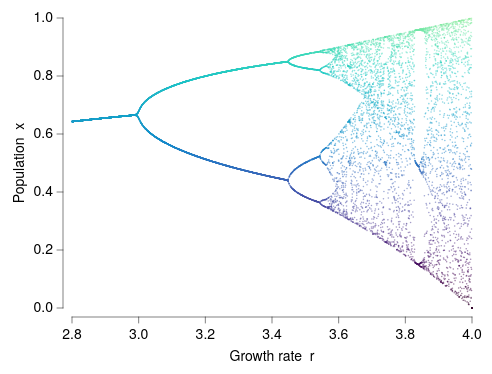

Vega-Lite specification stored for this chart:
### Vega-Lite specification from a JSON file in a GitHub repository (floating-point values rounded to 4 significant figures; data arrays with more than 128 entries replaced by an {"elided": "..."} marker saying what was removed)
{"background": null, "config": {"arc": {"fill": "#DBDBDB", "fillOpacity": 1.0, "innerRadius": 36.25, "padAngle": 0.03, "stroke": "black", "strokeOpacity": 1, "strokeWidth": 0.25}, "area": {"fill": "#DBDBDB", "fillOpacity": 1.0, "stroke": "black", "strokeOpacity": 1, "strokeWidth": 0.25}, "axis": {"domain": true, "domainCap": "round", "domainColor": "black", "domainWidth": 0.25, "grid": false, "gridCap": "round", "gridColor": "#F1F1F1", "gridDash": [0, 0], "gridOpacity": 1.0, "gridWidth": 0.25, "labelColor": "black", "labelFont": "Helvetica Neue, HelveticaNeue, Helvetica, Arial, sans-serif", "labelFontSize": 7, "labelFontStyle": "normal", "labelFontWeight": 400, "offset": 4.5, "ticks": true, "tickCap": "round", "tickColor": "black", "tickRound": false, "tickSize": 3, "tickWidth": 0.25, "titleColor": "black", "titleFont": "Helvetica Neue, HelveticaNeue, Helvetica, Arial, sans-serif", "titleFontSize": 7, "titleFontStyle": "normal", "titleFontWeight": 400}, "axisX": {"domain": true, "labelAlign": "center", "labelAngle": 0, "labels": true, "ticks": true, "translate": 0}, "axisY": {"domain": true, "labelAlign": "right", "labelAngle": 0, "labels": true, "ticks": true, "translate": 0}, "axisRight": {"domain": true, "labelAlign": "left", "labelAngle": 0, "labels": true, "ticks": true, "translate": 0}, "axisTop": {"domain": true, "labelAlign": "center", "labelAngle": 0, "labels": true, "ticks": true, "translate": 0}, "axisBand": {"tickOffset": 0}, "bar": {"fill": "#DBDBDB", "fillOpacity": 1.0, "stroke": "black", "strokeOpacity": 1, "strokeWidth": 0.25}, "boxplot": {"size": 13.05, "ticks": {"cornerRadius": 0.25, "fill": "black", "opacity": 1, "size": 6.525, "thickness": 0.25}, "box": {"fillOpacity": 1.0, "stroke": "black", "strokeOpacity": 1, "strokeWidth": 0.25}, "median": {"cornerRadius": 0, "fill": "black", "fillOpacity": 1.0, "opacity": 1, "size": 13.05, "thickness": 0.25}, "rule": {"fill": "black", "fillOpacity": 1.0, "size": 14.5, "stroke": "black", "strokeDash": [0, 0], "strokeOpacity": 1, "strokeWidth": 0.25}, "outliers": {"color": "black", "fill": "black", "fillOpacity": 1.0, "size": 0, "stroke": "black", "strokeOpacity": 1, "strokeWidth": 0.25}}, "circle": {"fill": "black", "fillOpacity": 1.0, "size": 1.812, "stroke": null, "strokeOpacity": 1, "strokeWidth": 0.25}, "errorband": {"band": {"fillOpacity": 0.6, "stroke": null, "strokeWidth": 0.25, "strokeOpacity": 1}, "borders": {"opacity": 0, "strokeOpacity": 0.25, "strokeWidth": 1}}, "errorbar": {"opacity": 1, "rule": {"strokeDash": [0, 0], "strokeWidth": 0.25}, "ticks": {"color": "black", "cornerRadius": 0.125, "opacity": 1, "size": 8.7, "thickness": 0.25}, "thickness": 0.25}, "font": "Helvetica Neue, HelveticaNeue, Helvetica, Arial, sans-serif", "geoshape": {"fill": "#DBDBDB", "fillOpacity": 1.0, "stroke": "black", "strokeOpacity": 1, "strokeWidth": 0.25}, "header": {"labelColor": "black", "labelFont": "Helvetica Neue, HelveticaNeue, Helvetica, Arial, sans-serif", "labelFontSize": 7, "labelFontStyle": "normal", "labelFontWeight": 400, "titleColor": "black", "titleFont": "Helvetica Neue, HelveticaNeue, Helvetica, Arial, sans-serif", "titleFontSize": 7, "titleFontStyle": "normal", "titleFontWeight": 400, "titlePadding": 0}, "legend": {"disable": false, "offset": 4.5, "titlePadding": 4, "labelOffset": 2, "gradientLabelOffset": 2, "gradientLength": 72.5, "gradientThickness": 7.25, "gradientOpacity": 1.0, "gradientStrokeColor": "black", "gradientStrokeWidth": 0.25, "labelColor": "black", "labelFont": "Helvetica Neue, HelveticaNeue, Helvetica, Arial, sans-serif", "labelFontSize": 7, "labelFontStyle": "normal", "labelFontWeight": 400, "strokeColor": "black", "strokeWidth": 0, "symbolSize": 42, "symbolStrokeColor": "black", "symbolStrokeWidth": 0.25, "titleColor": "black", "titleFont": "Helvetica Neue, HelveticaNeue, Helvetica, Arial, sans-serif", "titleFontSize": 7, "titleFontStyle": "normal", "titleFontWeight": 400}, "line": {"color": "black", "stroke": "black", "strokeCap": "butt", "strokeDash": [0, 0], "strokeOpacity": 1, "strokeWidth": 0.5}, "point": {"filled": true, "fill": "#DBDBDB", "fillOpacity": 1.0, "size": 7.25, "stroke": "black", "strokeOpacity": 1, "strokeWidth": 0.25}, "range": {"category": ["#B2B2B2", "#4A7CD3", "#008542", "#664CAF", "#509F98", "#636363", "#284F93", "#005226", "#382864", "#285753"], "diverging": {"scheme": ["#443E60", "#5F597E", "#7C759B", "#9994B6", "#B7B4CC", "#D6D5DC", "#F6F6F6", "#D1DAD9", "#A4C2BF", "#7AA9A4", "#578E89", "#37736E", "#1B5954"]}, "heatmap": {"scheme": ["#440154", "#472270", "#433E82", "#38598C", "#2C728E", "#238A8D", "#24A086", "#39B578", "#5DC862", "#96D646", "#CAE02D", "#FDE724"]}, "ordinal": {"scheme": ["#F1F1F1", "#DBDBDB", "#C6C6C6", "#B2B2B2", "#9D9D9D", "#898989", "#767676", "#636363", "#515151", "#404040", "#2F2F2F", "#1F1F1F"]}, "ramp": {"scheme": ["#32022B", "#43044D", "#4C196E", "#4D338C", "#484DA6", "#3A68BB", "#1D83CA", "#1D9CCB", "#23B5C9", "#28CDC5", "#4DE0B4", "#91EE9F"]}}, "rule": {"color": "black", "stroke": "black", "strokeCap": "round", "strokeDash": [2, 2], "strokeOpacity": 1, "strokeWidth": 0.25}, "scale": {"barBandPaddingInner": 0.1, "rectBandPaddingInner": 0, "tickBandPaddingInner": 0.1, "bandPaddingOuter": 0.1, "bandWithNestedOffsetPaddingInner": 0.2, "bandWithNestedOffsetPaddingOuter": 0.2, "offsetBandPaddingInner": 0, "offsetBandPaddingOuter": 0, "round": false}, "rect": {"fill": "#DBDBDB", "fillOpacity": 1.0, "stroke": "black", "strokeOpacity": 1, "strokeWidth": 0.25}, "square": {"fill": "#DBDBDB", "fillOpacity": 1.0, "size": 14.5, "stroke": "black", "strokeOpacity": 1, "strokeWidth": 0.25}, "text": {"color": "black", "font": "Helvetica Neue, HelveticaNeue, Helvetica, Arial, sans-serif", "fontSize": 7, "fontStyle": "normal", "fontWeight": 400}, "tick": {"color": "black", "cornerRadius": 0.125, "opacity": 1.0, "size": 13.05, "thickness": 0.25}, "title": {"anchor": "middle", "frame": "group", "color": "black", "font": "Helvetica Neue, HelveticaNeue, Helvetica, Arial, sans-serif", "fontSize": 7, "fontStyle": "normal", "fontWeight": 400, "subtitleColor": "black", "subtitleFont": "Helvetica Neue, HelveticaNeue, Helvetica, Arial, sans-serif", "subtitleFontSize": "Helvetica Neue, HelveticaNeue, Helvetica, Arial, sans-serif", "subtitleFontStyle": "normal", "subtitleFontWeight": 400}, "trail": {"color": "black", "opacity": 1, "size": 0.5}, "view": {"continuousWidth": 200, "continuousHeight": 145, "discreteWidth": 200, "discreteHeight": 145, "fill": null, "stroke": null, "strokeWidth": 0.25}}, "data": {"name": "data-6d28555145ee246e3d8774a129532c93"}, "mark": {"type": "circle", "opacity": 0.5, "size": 0.6}, "encoding": {"color": {"field": "x", "legend": null, "type": "quantitative"}, "x": {"field": "r", "scale": {"domain": [2.8, 4.0], "nice": false}, "title": "Growth rate  r", "type": "quantitative"}, "y": {"field": "x", "scale": {"domain": [0, 1], "nice": false}, "title": "Population  x", "type": "quantitative"}}, "$schema": "https://vega.github.io/schema/vega-lite/v6.4.1.json", "datasets": {"data-6d28555145ee246e3d8774a129532c93": {"elided": "14000 records"}}}
